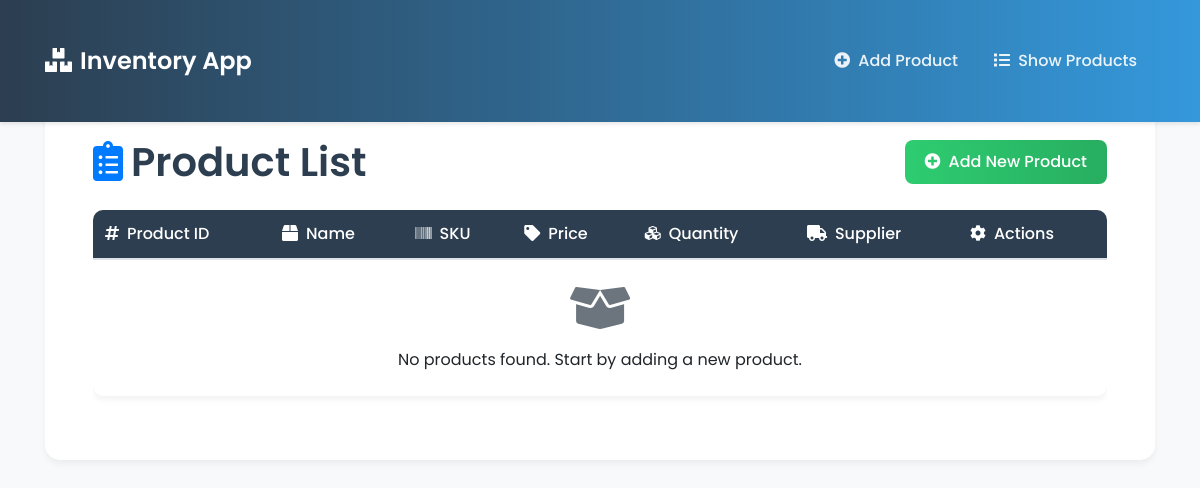
The page /list/ on the database as committed earlier.
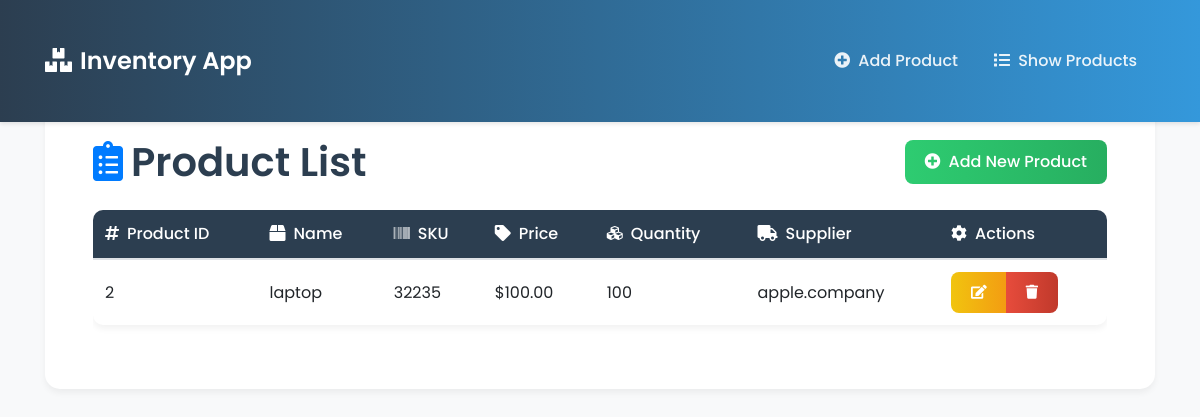
The same page on the database as committed later.
### invApp/models.py (models this page shows, shortened)
class Product(models.Model):
    product_id = models.AutoField(primary_key=True)
    name = models.CharField(max_length=200)
    sku = models.CharField(max_length=200, unique=True)
    price = models.DecimalField(max_digits=10, decimal_places=2)
    quantity = models.IntegerField()
    supplier = models.CharField(max_length=200)

### invApp/views.py (the view)
# urls.py: path('list/', views.product_list_view, name='product_list'),
def product_list_view(request):
    products = Product.objects.all()
    return render(request, 'invApp/product_list.html', {'products': products})

### invApp/templates/invApp/product_list.html (shortened to what this page needs)
{% extends "invApp/layout.html" %}
{% block content %}
<div class="jumbotron">
    <div class="d-flex justify-content-between align-items-center mb-4">
        <div>
            <h1 class="mb-0">
                <i class="fas fa-clipboard-list text-primary mr-2"></i>Product List
            </h1>
        </div>
        <div>
            <a href="{% url 'product_create' %}" class="btn btn-success">
                <i class="fas fa-plus-circle mr-2"></i>Add New Product
            </a>
        </div>
    </div>
    <div class="table-responsive">
        <table class="table table-hover">
            <thead>
                <tr>
                    <th><i class="fas fa-hashtag mr-2"></i>Product ID</th>
                    <th><i class="fas fa-box mr-2"></i>Name</th>
                    <th><i class="fas fa-barcode mr-2"></i>SKU</th>
                    <th><i class="fas fa-tag mr-2"></i>Price</th>
                    <th><i class="fas fa-cubes mr-2"></i>Quantity</th>
                    <th><i class="fas fa-truck mr-2"></i>Supplier</th>
                    <th><i class="fas fa-cog mr-2"></i>Actions</th>
                </tr>
            </thead>
            <tbody>
                {% for product in products %}
                    <tr>
                        <td>{{ product.product_id }}</td>
                        <td>{{ product.name }}</td>
                        <td>{{ product.sku }}</td>
                        <td>${{ product.price }}</td>
                        <td>{{ product.quantity }}</td>
                        <td>{{ product.supplier }}</td>
                        <td>
                            <div class="btn-group" role="group">
                                <a href="{% url 'product_update' product.product_id %}" class="btn btn-warning btn-sm" title="Edit">
                                    <i class="fas fa-edit"></i>
                                </a>
                                <a href="{% url 'product_delete' product.product_id %}" class="btn btn-danger btn-sm" title="Delete">
                                    <i class="fas fa-trash"></i>
                                </a>
                            </div>
                        </td>
                    </tr>
                {% empty %}
                    <tr>
                        <td colspan="7" class="text-center py-4">
                            <i class="fas fa-box-open fa-3x text-muted mb-3"></i>
                            <p class="mb-0">No products found. Start by adding a new product.</p>
                        </td>
                    </tr>
                {% endfor %}
            </tbody>
        </table>
    </div>
</div>
{% endblock %}

### invApp/templates/invApp/layout.html (shortened to what this page needs)
<!DOCTYPE html>
<html lang="en">
<head>
    <link rel="stylesheet" href="https://cdn.jsdelivr.net/npm/bootstrap@4.5.2/dist/css/bootstrap.min.css">
    <link rel="stylesheet" href="https://cdnjs.cloudflare.com/ajax/libs/font-awesome/5.15.4/css/all.min.css">
</head>
<body>
    <nav class="navbar navbar-expand-lg fixed-top">
        <div class="container">
            <a href="{% url 'home' %}" class="navbar-brand">
                <i class="fas fa-boxes mr-2"></i>Inventory App
            </a>
            <div class="collapse navbar-collapse" id="navbarNav">
                <ul class="navbar-nav ml-auto">
                    <li class="nav-item">
                        <a href="{% url 'product_create' %}" class="nav-link">
                            <i class="fas fa-plus-circle mr-1"></i> Add Product
                        </a>
                    </li>
                    <li class="nav-item">
                        <a href="{% url 'product_list' %}" class="nav-link">
                            <i class="fas fa-list mr-1"></i> Show Products
                        </a>
                    </li>
                </ul>
            </div>
        </div>
    </nav>
    <div class="container">
        {% block content %}
        {% endblock %}
    </div>
</body>
</html>

### invApp/templates/invApp/layout.html (style rules this page uses)
body { padding-top: 60px; font-family: 'Poppins', sans-serif; background-color: #f8f9fa; color: #2c3e50; }
.navbar { box-shadow: 0 2px 4px rgba(0,0,0,.1); background: linear-gradient(to right, #2c3e50, #3498db) !important; }
.navbar-brand { font-weight: 600; font-size: 1.5rem; color: white !important; }
.nav-link { color: rgba(255,255,255,0.9) !important; font-weight: 500; transition: all 0.3s ease; margin: 0 10px; }
.container { padding: 30px 15px; }
.jumbotron { background-color: white; border-radius: 15px; box-shadow: 0 4px 6px rgba(0,0,0,.05); padding: 3rem; }
.btn { border-radius: 8px; padding: 10px 20px; font-weight: 500; transition: all 0.3s ease; }
.btn-success { background: linear-gradient(to right, #2ecc71, #27ae60); border: none; }
.btn-warning { background: linear-gradient(to right, #f1c40f, #f39c12); border: none; color: white; }
.btn-danger { background: linear-gradient(to right, #e74c3c, #c0392b); border: none; }
.table { background: white; border-radius: 10px; overflow: hidden; box-shadow: 0 4px 6px rgba(0,0,0,.05); }
.table th { background: #2c3e50; color: white; font-weight: 500; border: none; }
.table td { vertical-align: middle; border-color: #eee; }
h1 { font-weight: 600; color: #2c3e50; margin-bottom: 30px; }

Rows that differ between the two databases and show on the page:
added Product: product_id "2", name "laptop", sku "32235", price "100.00", quantity "100", supplier "apple.company"
Other text that changed with them:
text no longer shown: "No products found. Start by adding a new product."
